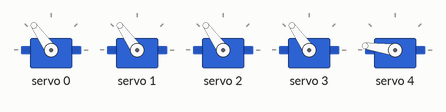
The sketch below on a simulated Arduino Uno, built with avr-gcc and run on an emulated ATmega328P. Parts: 5 × servo. What the sketch prints to the serial monitor is not drawn.

Above: at 2.05 s.
At 3.75 s:
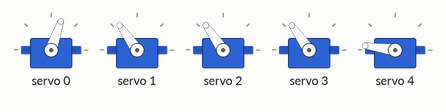
At 4.6 s:
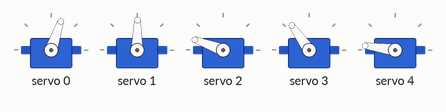
At 5.5 s:
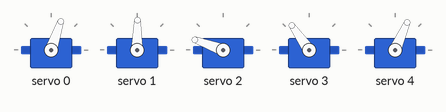
At 9.0 s:
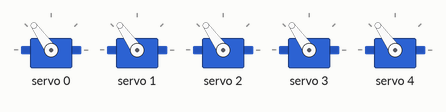
Timing chart, 0 to 11.1 s (numbered marks = the images above):
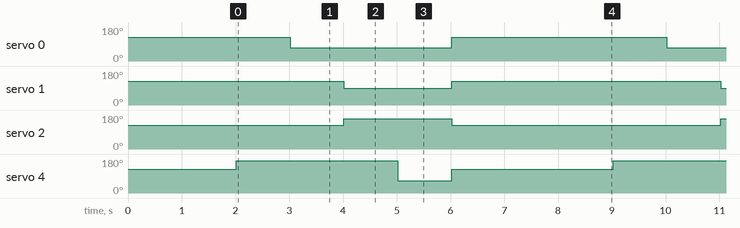

Measured:
- by itself, servo 0: alternates 125° for 4.0 s and 71° for 3.0 s
- by itself, servo 1: alternates 125° for 5.0 s and 89° for 2.0 s
- by itself, servo 2: alternates 160° for 2.0 s and 125° for 5.0 s
- by itself, servo 4: repeats every 7.0 s: 66° 1.0 s, 125° 3.0 s, 172° 3.0 s

The sketch:

RoboticArm_Main.ino
```cpp
/*
 * STEP 2: FULL WORKING CODE (Robotic Arm Main Movement)
 * Yeh code arm ko move karne aur object pick karne ke liye hai.
 * Isey PURI ASSEMBLY hone ke baad upload karein.
 */

#include <Wire.h>
#include <Adafruit_PWMServoDriver.h>

Adafruit_PWMServoDriver pwm = Adafruit_PWMServoDriver();

#define SERVOMIN  150
#define SERVOMAX  600
#define SERVO_FREQ 50

// Pin Mapping for PCA9685
const int basePin     = 0;
const int shoulderPin = 1;
const int elbowPin    = 2;
const int wristPin    = 3;
const int gripperPin  = 4;

void setup() {
  Serial.begin(9600);
  Serial.println("Robotic Arm Started!");

  pwm.begin();
  pwm.setOscillatorFrequency(27000000);
  pwm.setPWMFreq(SERVO_FREQ);
  delay(10);

  homePosition(); // Start hote hi safe position me aao
  delay(2000);
}

void loop() {
  // Demo Movement: Object uthane ki process

  // 1. Gripper kholo (Open Gripper)
  moveServo(gripperPin, 130);
  delay(1000);

  // 2. Base ko 45 degree ghumao (Move Right)
  moveServo(basePin, 45);
  delay(1000);

  // 3. Shoulder aur Elbow ko neeche jhukao (Reach Down)
  moveServo(shoulderPin, 60);
  moveServo(elbowPin, 120);
  delay(1000);

  // 4. Gripper band karo (Pick the Object)
  moveServo(gripperPin, 40);
  delay(1000);

  // 5. Arm ko upar uthao aur Home par aao (Lift & Return)
  homePosition();
  delay(3000); // 3 seconds wait karo wapas repeat karne se pehle
}

//--- Functions ---//

void moveServo(int pin, int angle) {
  // Angle (0-180) ko pulse me convert karke module ko dena
  int pulse = map(angle, 0, 180, SERVOMIN, SERVOMAX);
  pwm.setPWM(pin, 0, pulse);
}

void homePosition() {
  // Sabhi joints ko safe 90-degree position par lana
  moveServo(basePin, 90);
  moveServo(shoulderPin, 90);
  moveServo(elbowPin, 90);
  moveServo(wristPin, 90);
  // Gripper ko slightly close rakhna jab free ho
  moveServo(gripperPin, 90);
}
```
